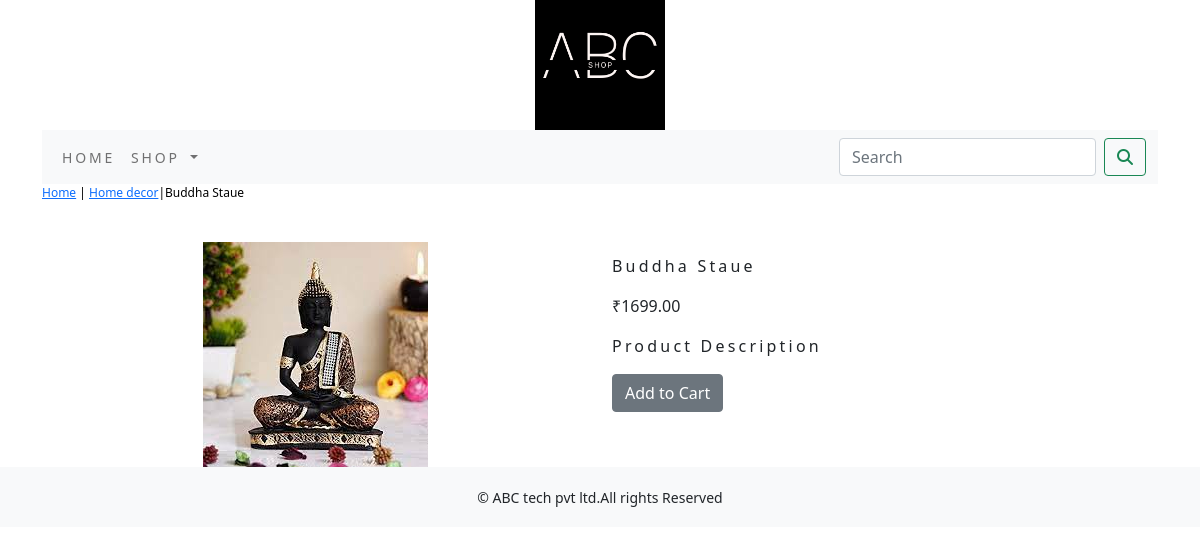
The app's page /shop/home-decor/buddha-staue/ with its own data.
### shop/models.py (models this page shows, shortened)
class Product(models.Model):
    name=models.CharField(max_length=250,unique=True)
    slug=models.SlugField(max_length=250,unique=True)
    description=models.TextField(blank=True)
    price=models.DecimalField(max_digits=10,decimal_places=2)
    category=models.ForeignKey(Category,on_delete=models.CASCADE)
    image=models.ImageField(upload_to='product',blank=True)
    stock=models.IntegerField()
    available=models.BooleanField(default=True)
    created=models.DateTimeField(auto_now_add=True)
    updated=models.DateTimeField(auto_now=True)
    class Meta:
        ordering=('name',)
        verbose_name = 'product'
        verbose_name_plural = 'products'

class Category(models.Model):
    name=models.CharField(max_length=250,unique=True)
    slug=models.SlugField(max_length=250,unique=True)
    description=models.TextField(blank=True)
    image=models.ImageField(upload_to='category',blank=True)
    class Meta:
        ordering=('name',)
        verbose_name='category'
        verbose_name_plural='categories'
    def get_url(self):
        return  reverse('shop:product_by_category',args=[self.slug])
    def __str__(self):
        return  '{}'.format(self.name)

### shop/views.py (the view)
# urls.py: path('<slug:c_slug>/<slug:product_slug>/', views.proDetail,name='prodCatdetail'),
def proDetail(request,c_slug,product_slug):
    try:
        product=Product.objects.get(category__slug=c_slug,slug=product_slug)
    except Exception as e:
        raise e
    return  render(request,'product.html',{'product':product})

### cart/context_processors.py (called while the page is built)
def counter(request):
    item_count=0
    if 'admin' in request.path:
        return  {}
    else:
        try:
            cart=Cart.objects.filter(cart_id=_cart_id(request))
            car_items=CartItem.objects.all().filter(cart=cart[:1])
            for cart_item in car_items:
                item_count += cart_item.quantity
        except Cart.DoesNotExist:
            item_count=0
    return  dict(item_count=item_count)

### cart/views.py (called while the page is built)
def _cart_id(request):
    cart=request.session.session_key
    if not cart:
        cart=request.session.create()
    return  cart

### shop/context_processors.py (called while the page is built)
def menu_links(request):
    links=Category.objects.all()
    return dict(links=links)

### templates/product.html (shortened to what this page needs)
{% extends 'base.html' %}
{%  load static %}
{% block content %}
<div class="row my_prod_row_class">
    <div class="mx_auto">
        <p> <a href="{% url 'shop:allProdCat' %}">Home</a> | <a href="{{product.category.get_url}}">{{product.category}}</a>|{{product.name}}</p>
    </div>
<div class="container">
<br>
<div class="row">
    <div class="col-12 col-sm-12-col-md-12 col-lg-6 text-center">
        <div style="min-width:18rem">
            <img src="{{product.image.url}}" alt="{{product.name}}">
        </div>
    </div>
<div class="col-12 col-sm-12 col-md-12 col-lg-6">
    <div>
        <h1 class="my_prod_title">{{product.name}}</h1>
        <p>₹{{product.price}}</p>
        <p class="my_title">Product Description</p>
        {% if product.stock <= 0 %}
        <p class="text-justify my_prod_text"><b>Out of stock</b></p>
        {% else %}
        <a class="btn btn-secondary" href="{% url 'cart:add_cart' product.id %}">Add to Cart</a>
        {% endif %}
    </div>
</div>
</div>
</div>
</div>
{% endblock %}

### static/css/custom.css (style rules this page uses)
body { font-family: 'Roboto', sans-serif; }
.my_title { font-size:16px; text_transform:uppercase; letter-spacing:.2em; }
.my_prod_row_class .mx_auto { color:#000; font-size:12px; text-decoration:none; }
.my_prod_title { font-size:16px; text_transform:uppercase; letter-spacing:.2em; padding-top:15px; padding-bottom:10px; }

### records on screen
Product: category "Home decor", name "Buddha Staue", image (picture), price "1699.00"
